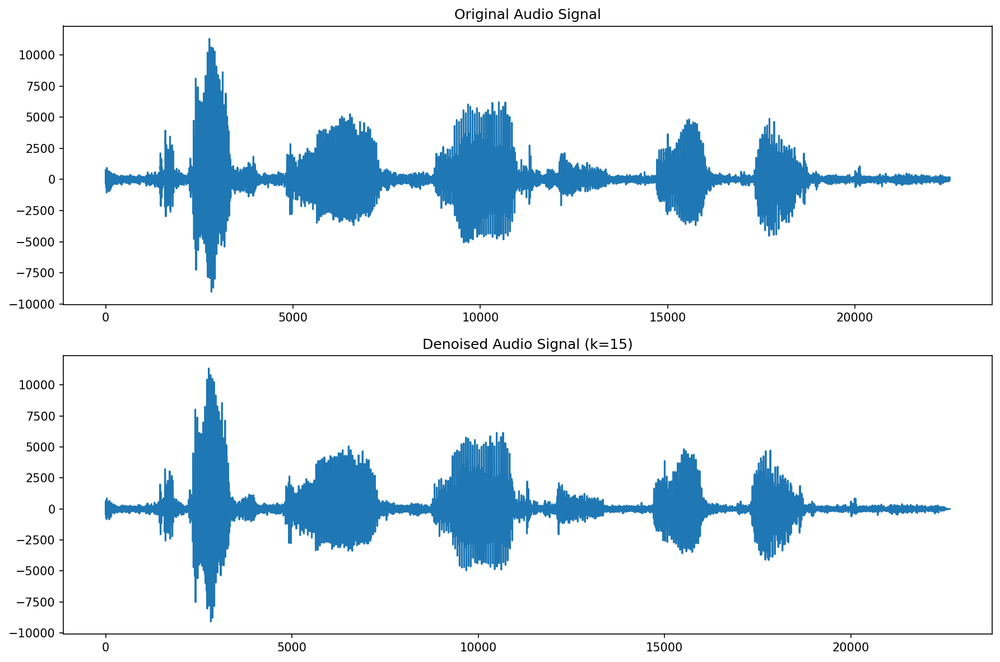
#> input picture application-datasets/app3-audio-signal-denoising/sp01_station_sn15-k=15-comparison.png, 1000 x 662 px, shrunk from 1785 x 1182 before the run, given in place of webb-cartwheel-galaxy.png, which was not available
$ python app1-image-compression-and-reconstruction.py
#> lines starting #> are read from the running program, lines starting #| are printed output that depends on the picture; pictures that were not available may be replaced by others from this repository, and a replacement may not be noted
### svd_lab.py
'''
SVD Lab Homework
Student: Mohammed taha KHAMED
Date: 19/03/2025
Course: Mathematics For Machine Learning (MML) 2
'''

import numpy as np
import numpy.typing as npt
from sympy import Matrix


def compute_at_a(A: npt.NDArray) -> npt.NDArray:
    """
    Compute A^T * A.

    Parameters:
        A (np.ndarray): An m x n matrix.

    Returns:
        np.ndarray: The n x n matrix A^T A.
    """
    return A.T @ A                      # A transpose *  A


# [11 lines left out: function compute_a_at, not called in this run]


def eigen_decomposition(M: npt.NDArray) -> tuple[npt.NDArray, npt.NDArray]:
    """
    Compute the eigenvalues and eigenvectors of a square matrix M.

    Parameters:
        M (np.ndarray): A square matrix.

    Returns:
        eigenvalues (np.ndarray): The eigenvalues of M.
        eigenvectors (np.ndarray): The corresponding eigenvectors of M.
    """

    eigenvalues, eigenvectors = np.linalg.eigh(M)    # Compute eigenvalues and eigenvectors using np.linalg.eigh

    indices = np.argsort(eigenvalues)[::-1]          # Get indices for sorting in descending order

    eigenvalues = eigenvalues[indices]               # Apply sorting to eigenvalues

    eigenvectors = eigenvectors[:, indices]          # Reorder eigenvectors

    return eigenvalues , eigenvectors                # return (eigenvalues, eigenvectors) Ex: eigen_decomposition(M)[0] = eigenvalues


def compute_singular_values(eigenvalues: npt.NDArray) -> npt.NDArray:
    """
    Compute the singular values from the eigenvalues.

    Parameters:
        eigenvalues (np.ndarray): Eigenvalues of A^T A.

    Returns:
        singular_values (np.ndarray): Singular values.
    """
    _new = np.maximum(eigenvalues , 0 )              # convert negative eigenvalues to zero

    return np.sqrt(_new)                             # Compute the square root of the positive eigenvalues


def compute_left_singular_vectors(
    A: npt.NDArray,
    singular_values: npt.NDArray,
    right_singular_vectors: npt.NDArray
) -> npt.NDArray:
    """
    Compute the left singular vectors U using u_i = (1/sigma_i) * A * v_i.

    Parameters:
        A (np.ndarray): Original m x n matrix.
        singular_values (np.ndarray) : Array of singular values.
        right_singular_vectors (np.ndarray): n x n matrix whose columns are the right singular vectors.

    Returns:
        U (np.ndarray): m x m matrix whose columns are the left singular vectors.
    """
    m, n = A.shape

    # Define a tolerance for numerical zero
    tol = np.finfo(float).eps * max(m, n) * np.max(singular_values)

    # The number of singular values is at most min(m, n)
    r = min(min(m, n), np.sum(singular_values > tol))


    # Compute U_reduced for each nonzero singular value: u_i = (1/sigma_i) * A * v_i.
    U = np.zeros((m, m))


    for i in range(r):                                            # Compute the first r columns of U for nonzero singular values
        if singular_values[i] > tol:
            U[:, i] = A @ right_singular_vectors[:, i] / singular_values[i]


    for i in range(r):                                            # Normalize columns to ensure orthonormality
        norm = np.linalg.norm(U[:, i])
        if norm > tol:
            U[:, i] = U[:, i] / norm


    # If r < m, complete U to a full m x m orthogonal matrix
    if r < m:
        # Use QR decomposition to find orthonormal basis
        # First, create a random matrix
        Q = np.eye(m)
        # Make it orthogonal to existing columns
        for i in range(r):
            for j in range(m):
                Q[:, j] = Q[:, j] - np.dot(Q[:, j], U[:, i]) * U[:, i]

        # Use QR to get orthonormal basis for remaining columns
        remaining_Q, _ = np.linalg.qr(Q)

        # Check orthogonality with existing columns and set remaining columns
        for j in range(m - r):
            v = remaining_Q[:, j]
            # Orthogonalize against existing vectors
            for i in range(r):
                v = v - np.dot(v, U[:, i]) * U[:, i]

            # Normalize
            norm = np.linalg.norm(v)
            if norm > tol:
                U[:, r + j] = v / norm

    return U

# [40 lines left out: function complete_U, not called in this run]


def svd_decomposition(A: npt.NDArray) -> tuple[npt.NDArray, npt.NDArray, npt.NDArray]:
    """
    Perform the Singular Value Decomposition (SVD) on matrix A.

    Parameters:
        A (np.ndarray): An m x n matrix.

    Returns:
        U (np.ndarray): m x m matrix of left singular vectors.
        Sigma (np.ndarray): m x n diagonal matrix with singular values.
        V (np.ndarray): n x n matrix of right singular vectors.
    """
    # Compute A^T * A.
    A_transpose_A = compute_at_a(A)

    # Compute eigen-decomposition of A^T * A
    eigenvalues, eigenvectors = eigen_decomposition(A_transpose_A)

    # Compute singular values from eigenvalues
    singular_values = compute_singular_values(eigenvalues)

    # Set V to the eigenvectors (right singular vectors)
    V = eigenvectors

    # Compute the left singular vectors U
    U = compute_left_singular_vectors(A, singular_values, V )

    m, n = A.shape

    # Construct the Sigma matrix as an m x n diagonal matrix with the singular values on the diagonal
    m, n = A.shape
    Sigma = np.zeros((m, n))
    r = min(m, n)
    for i in range(r):
        Sigma[i, i] = singular_values[i]

    return U, Sigma, V

def low_rank_svd(
    U: npt.NDArray,
    Sigma: npt.NDArray,
    V: npt.NDArray,
    k: int) -> tuple[npt.NDArray, npt.NDArray, npt.NDArray]:
    """
    Obtain a low-rank SVD decomposition from the full SVD decomposition.

    Parameters:
        U (np.ndarray): m x m orthogonal matrix from full SVD.
        Sigma (np.ndarray): m x n diagonal matrix from full SVD.
        V (np.ndarray): n x n orthogonal matrix from full SVD.
        k (int): Desired rank for the low-rank approximation (k <= min(m, n)).

    Returns:
        U_k (np.ndarray): m x k matrix.
        Sigma_k (np.ndarray): k x k diagonal matrix.
        V_k (np.ndarray): n x k matrix.
    """
    m, n = Sigma.shape

    # Check that k is not larger than min(m, n) and raise an error if it is
    _min = min(m, n)
    if k > _min :
        raise ValueError(f"k ({k}) cannot be larger than min(m, n) ({_min})")


    # Extract the first k columns of U to form U_k
    U_k = U[:, :k]

    # Extract the top-left k x k submatrix of Sigma to form Sigma_k
    Sigma_k = Sigma[:k, :k]

    # Extract the first k columns of V to form V_k
    V_k = V[:, :k].T

    return U_k, Sigma_k, V_k


# [56 lines left out: function main, not called in this run]

    # To complete the extra points, do your own research and link your sources for any formulas you use
    # If you do not wish to solve the additional problems, comment their associated code lines


# [2 lines that do not run on import are left out]

### app1-image-compression-and-reconstruction.py
import os

import numpy as np
import matplotlib.pyplot as plt
from PIL import Image

# TODO: When ready, import your SVD decomposition function.
# Uncomment the line below when ready.
from svd_lab import svd_decomposition, low_rank_svd

def image_compression(U, Sigma, V, k):
    """
    Given the precomputed SVD components and a specified k,
    returns the reconstructed image using the top-k singular values.

    Parameters:
    - U: Left singular matrix.
    - Sigma: Diagonal matrix of singular values.
    - V: Right singular matrix.
    - k: Number of singular values/features to keep.

    Returns:
    - A_reconstructed: The reconstructed image.
    """
    # Extract the top-k components.
    U_k, Sigma_k, V_k = low_rank_svd(U ,Sigma, V ,  k)

    # Reconstruct the image using the truncated SVD components.
    A_reconstructed =   U_k @ Sigma_k @ V_k

    return A_reconstructed

def main():
    images_path = r'application-datasets\app1-image-compression-and-reconstruction'

    # List of test images.
    test_images = ['webb-cartwheel-galaxy.png', 'tarantula-nebula.jpg']

    # TODO: Choose an example image to test.
    test_image = test_images[0]

    image_path = os.path.join(images_path, test_image)

    # Opening the image, converting it to grayscale, and transforming it into a numpy array.
    img = Image.open(image_path).convert('L')  # 'L' mode is for grayscale.
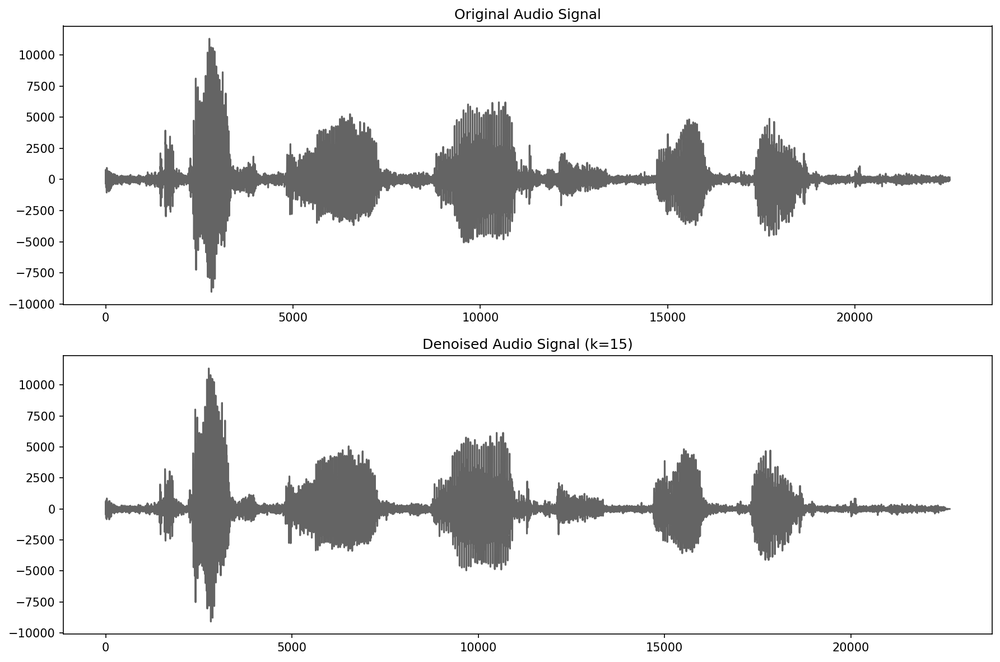
#> img: PIL image 1000x662 L; min 0, max 255, mean 234.5
    A = np.array(img, dtype=float)

    m, n = A.shape
#> m = 662; n = 1000
    print(f'm = {m}')
#| m = 662
    print(f'n = {n}')
#| n = 1000

    # Compute the SVD of the image using your svd_decomposition function.
    U, Sigma, V = svd_decomposition(A)
#> in compute_at_a, `return A.T @ A`:
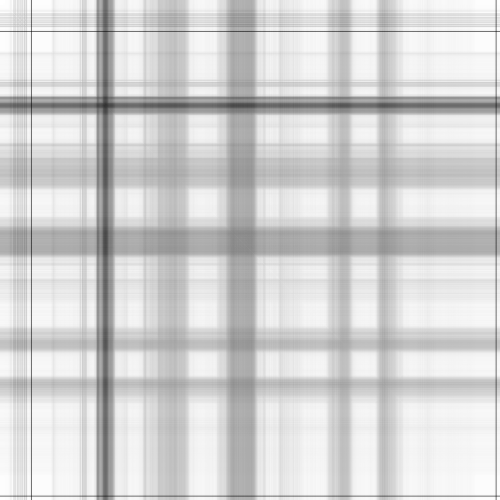
#> returned value: shape (1000, 1000) float64 (shown at 1/2 size); min 8618478, max 43046550, mean 36999010.9; drawn with min black and max white
#> in eigen_decomposition, `eigenvalues, eigenvectors = np.linalg.eigh(M)`:
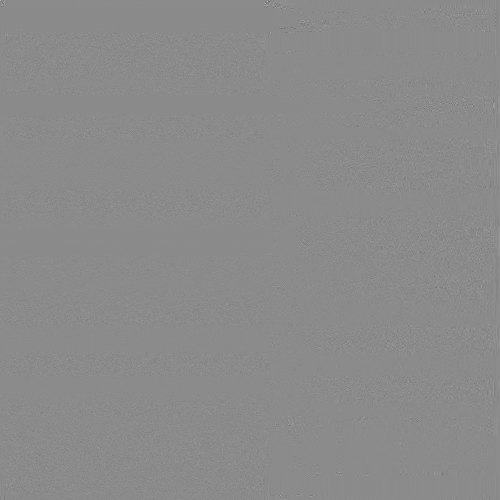
#> eigenvectors: shape (1000, 1000) float64 (shown at 1/2 size); min -0.877, max 0.733, mean 3.53e-05; drawn with min black and max white
#> in eigen_decomposition, `eigenvalues, eigenvectors = np.linalg.eigh(M)`: eigenvalues = 1000 values from -1.3e-05 to 3.73e+10
#> in eigen_decomposition, `indices = np.argsort(eigenvalues)[::-1]`: indices = 1000 values, max 999 at index 0, min 0 at index 999, mean 499.5
#> in eigen_decomposition, `eigenvalues = eigenvalues[indices]`: eigenvalues = 1000 values, max 3.73e+10 at index 0, min -1.3e-05 at index 999, mean 38205873.9
#> in svd_decomposition, `singular_values = compute_singular_values(eigenvalues)`: singular_values = 1000 values, max 193091.7 at index 0, min 0 at index 713, mean 421.5
#> in compute_left_singular_vectors, `tol = np.finfo(float).eps * max(m, n) * np.max(singular_values)`: tol = 4.29e-08
#> in compute_left_singular_vectors, `r = min(min(m, n), np.sum(singular_values > tol))`: r = 662
#> after the loop in compute_left_singular_vectors, `for i in range(r):`:
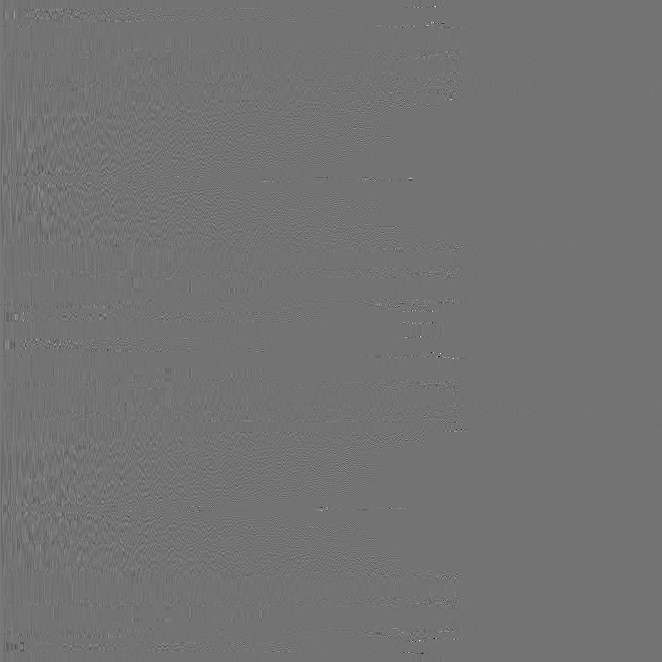
#> U: shape (662, 662) float64; min -0.78, max 0.941, mean 5.18e-05; drawn with min black and max white

    print('U:', U.shape)
#| U: (662, 662)
    print('Sigma:', Sigma.shape)
#| Sigma: (662, 1000)
    print('V:', V.shape)
#| V: (1000, 1000)

    # k is the number of singular values (latent features) to retain.
    # Define the different values of k.
    k_values = [25, 50, 100]

    # Plot the original image and its reconstructions.
    num_plots = len(k_values) + 1  # One for the original image plus one per k value.
    plt.figure(figsize=(15, 5))

    # Display the original image.
    plt.subplot(1, num_plots, 1)
    plt.imshow(A, cmap='gray')
    plt.title('Original Image')
    plt.axis('off')

    # Loop over each k, reconstruct the image, and display.
    for i, k in enumerate(k_values, start=2):
        # Reconstruct the image using the current k value.
        A_reconstructed = image_compression(U, Sigma, V, k)
        plt.subplot(1, num_plots, i)
        plt.imshow(A_reconstructed, cmap='gray')
        plt.title(f'Reconstructed Image (k={k})')
        plt.axis('off')
#> this loop made 3 passes
#> pass 1, in low_rank_svd, `Sigma_k = Sigma[:k, :k]`:
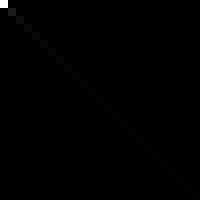
#> Sigma_k: shape (25, 25) float64 (shown 8 times larger); min 0, max 193091.7, mean 473.6; drawn with min black and max white
#> pass 1, in image_compression, `A_reconstructed =   U_k @ Sigma_k @ V_k`:
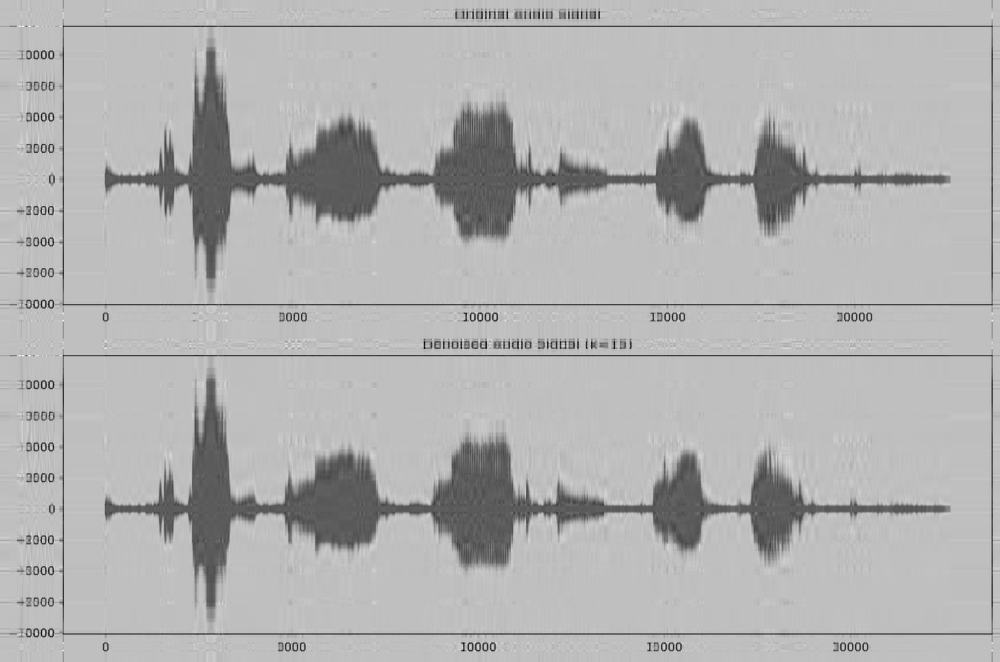
#> A_reconstructed: shape (662, 1000) float64; min -41.98, max 353.5, mean 234.5; drawn with min black and max white

    plt.tight_layout()
    # Saving the results
    output_file = f'{os.path.splitext(test_image)[0]}-results.png'
    output_path = os.path.join(images_path, output_file)
    plt.savefig(output_path, bbox_inches='tight', dpi=150)
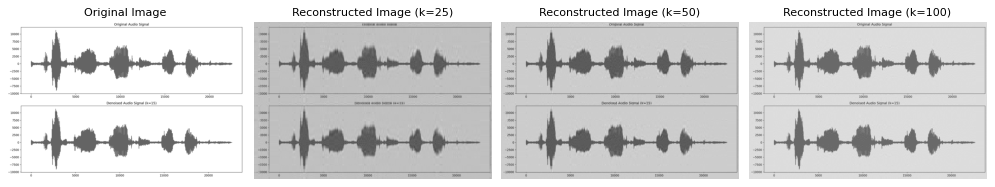
#> figure drawn by matplotlib, 4 panels
    # Displaying the results
    plt.show()

if __name__ == '__main__':
    main()
